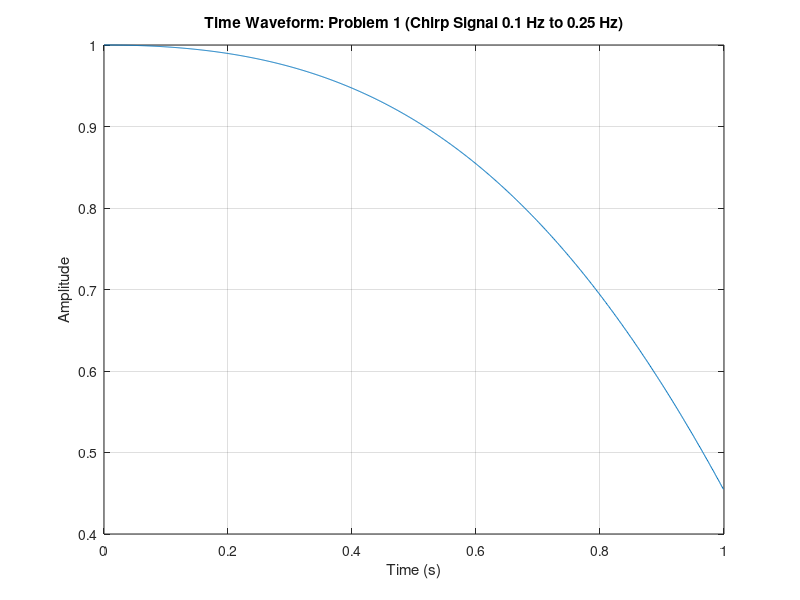
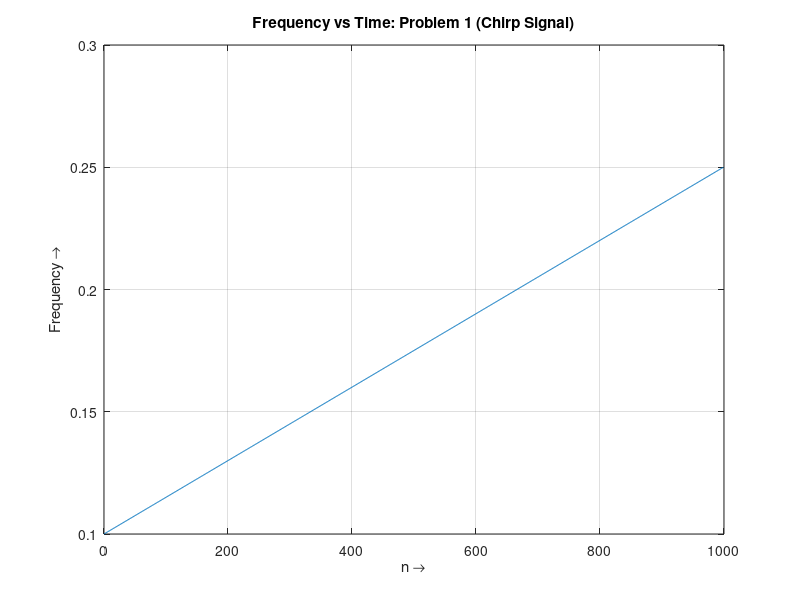

Reproduce these figures in MATLAB, in order. (Note: this script raises an error after producing the figures.)
close all;clear;clc;
%% Parameters
fs = 1000;  % Sampling frequency in Hz
N = 1000;   % Number of samples
n = 0:N-1;  % Time index
A = 1;      % Amplitude of the signal
window_length = 256;  % Length of the window for spectrogram
overlap = 128;  % Overlap for spectrogram
nfft = 512;     % Number of FFT points

% Problem 1: Chirp Signal (Frequency from 0.1 Hz to 0.25 Hz)
f0 = 0.1;  % Start frequency of chirp (Hz)
f1 = 0.25; % End frequency of chirp (Hz)
t = n / fs;  % Time vector in seconds
signal1 = chirp(t, f0, t(end), f1);  % Generate chirp signal

% Plot time waveform for Problem 1 (Chirp Signal)
figure;
plot(t, signal1);
title('Time Waveform: Problem 1 (Chirp Signal 0.1 Hz to 0.25 Hz)');
xlabel('Time (s)');
ylabel('Amplitude');
grid on;

% Plot frequency (f_i[n]) for Problem 1
figure;
f = linspace(0.1, 0.25, N);  % Frequency increases linearly from 0.1 Hz to 0.25 Hz
plot(n, f);
title('Frequency vs Time: Problem 1 (Chirp Signal)');
xlabel('n →');
ylabel('Frequency →');
grid on;

% 2D Spectrogram for Problem 1 (Chirp Signal)
[S1, f1_spect, t1_spect] = custom_spectrogram(signal1, fs, window_length, overlap, nfft);

figure;
imagesc(t1_spect, f1_spect, 10*log10(S1));
axis xy;
title('2D Spectrogram: Problem 1 (Chirp Signal 0.1 Hz to 0.25 Hz)');
xlabel('Time (s)');
ylabel('Frequency (Hz)');
colorbar;

% 3D Spectrogram for Problem 1 (Chirp Signal)
figure;
surf(t1_spect, f1_spect, 10*log10(S1), 'EdgeColor', 'none');
view(60, 45);  % 45 to 65 degree rotation
title('3D Spectrogram: Problem 1 (Chirp Signal 0.1 Hz to 0.25 Hz)');
xlabel('Time (s)');
ylabel('Frequency (Hz)');
zlabel('Power/Frequency (dB/Hz)');
colorbar;
grid on;

% Problem 2: Signal based on phi_i[n] and s[n]
f2 = linspace(0.1, 0.5, N);  % Linear frequency
phi2 = cumsum(f2);  % Compute phi_i[n] as cumulative sum
signal2 = A * cos(2 * pi * phi2);  % Generate signal s[n] = A * cos(2*pi*phi_i[n])

% Plot time waveform for Problem 2
figure;
plot(n, signal2);
title('Time Waveform: Problem 2 (Based on phi_i[n])');
xlabel('n (samples)');
ylabel('Amplitude');
grid on;

% 2D Spectrogram for Problem 2
[S2, f2_spect, t2_spect] = custom_spectrogram(signal2, fs, window_length, overlap, nfft);

figure;
imagesc(t2_spect, f2_spect, 10*log10(S2));
axis xy;
title('2D Spectrogram: Problem 2 (Based on phi_i[n])');
xlabel('Time (s)');
ylabel('Frequency (Hz)');
colorbar;

% 3D Spectrogram for Problem 2
figure;
surf(t2_spect, f2_spect, 10*log10(S2), 'EdgeColor', 'none');
view(65, 50);  % 45 to 65 degree rotation
title('3D Spectrogram: Problem 2 (Based on phi_i[n])');
xlabel('Time (s)');
ylabel('Frequency (Hz)');
zlabel('Power/Frequency (dB/Hz)');
colorbar;
grid on;

%% Problem 2
% Main Program: Plot Waveform, 2D Spectrogram, and Separate 3D Spectrogram for multiple inputs
close all;clear;clc;
% List of input files and their respective sampling frequencies
files = {'Gravitational-Wave.hdf5', ...
         'Speech-Female.wav', ...
         'Speech-Male.mp3', ...
         'dog-bark-1.wav', ...
         'dog-bark-2.wav', ...
         'Perfect-Violin.wav', ...
         'ecg.mat', ...
         'eeg.set'};  % Use the correct '.set' EEG file

% Specify the sampling frequency for each signal. For some files (like wav and mp3), fs will be loaded automatically
fs_values = [4096, ...  % Gravitational Wave (sampling frequency is fixed at 4096 Hz)
             NaN,  ...  % Female Voice (fs will be loaded from the file)
             NaN,  ...  % Male Voice (fs will be loaded from the file)
             NaN,  ...  % Dog Bark 1 (fs will be loaded from the file)
             NaN,  ...  % Dog Bark 2 (fs will be loaded from the file)
             NaN,  ...  % Violin (fs will be loaded from the file)
             500,  ...  % ECG Signal (assumed to be 500 Hz)
             NaN];      % EEG (fs will be loaded from the .set file)

% Parameters for FFT and spectrogram
window_length = 256; % Window size for FFT
noverlap = 128;      % Overlap between successive windows
nfft = 512;          % Number of FFT points

% Loop through each file and process
for i = 1:length(files)
    % Load the signal based on file type (wav, mp3, hdf5, mat, set)
    [signal, fs] = load_signal(files{i}, fs_values(i));
    
    % If the signal is empty, display a message and continue to the next file
    if isempty(signal)
        disp(['Could not load signal for: ', files{i}]);
        continue;
    end

    % Plot Waveform and 2D Spectrogram in the same figure
    figure;
    
    % Plot the time-domain waveform of the signal
    t = (0:length(signal)-1) / fs;  % Time vector based on the sampling frequency
    subplot(2, 1, 1);
    plot(t, signal);  % Plot the waveform
    title(['Waveform of ', files{i}]);  % Title indicates the current file being processed
    xlabel('Time (s)');  % X-axis is time in seconds
    ylabel('Amplitude');  % Y-axis is amplitude of the signal

    % Compute the 2D Spectrogram using the custom spectrogram function
    % This computes the Short-Time Fourier Transform (STFT) of the signal
    [S, f, t_s] = custom_spectrogram(signal, fs, window_length, noverlap, nfft);
    
    % Plot the 2D Spectrogram
    subplot(2, 1, 2);
    imagesc(t_s, f, 10*log10(S));  % Convert the magnitude to dB using 10*log10(S)
    axis xy;  % Ensure the axes are displayed correctly (time on X-axis, frequency on Y-axis)
    title(['2D Spectrogram of ', files{i}]);  % Title indicates the current file's spectrogram
    xlabel('Time (s)');  % X-axis is time in seconds
    ylabel('Frequency (Hz)');  % Y-axis is frequency in Hz
    colorbar;  % Display a colorbar showing the magnitude in dB

    % Create a separate figure for the 3D spectrogram
    figure;
    
    % Plot the 3D Spectrogram
    surf(t_s, f, 10*log10(S), 'EdgeColor', 'none');  % The Z-axis represents magnitude in dB
    axis tight;  % Adjust the axes to fit the data tightly
    
    % Set the view angle between 45 and 65 degrees to enhance the 3D effect
    view(45, 60);
    
    title(['3D Spectrogram of ', files{i}]);  % Title of the 3D spectrogram
    xlabel('Time (s)');  % X-axis is time in seconds
    ylabel('Frequency (Hz)');  % Y-axis is frequency in Hz
    zlabel('Power (dB)');  % Z-axis is the magnitude in decibels
    colorbar;  % Display a colorbar for the Z-axis (magnitude in dB)

    % Pause between each signal (optional, gives time to view the plot before moving on to the next file)
    pause(1);
end


%% Problem 3
close all;clear;clc;
% Main Program: Plot 3D Narrowband and Wideband Spectrograms for multiple inputs

% List of input files and their respective sampling frequencies
files = {'Gravitational-Wave.hdf5', ...
         'Speech-Female.wav', ...
         'Speech-Male.mp3', ...
         'dog-bark-1.wav', ...
         'dog-bark-2.wav', ...
         'Perfect-Violin.wav', ...
         'ecg.mat', ...
         'eeg.set'};  % Use the correct '.set' EEG file

% Sampling frequencies for the corresponding signals
fs_values = [4096, ...  % Gravitational Wave (sampling frequency is fixed at 4096 Hz)
             NaN,  ...  % Female Voice (fs will be loaded from the file)
             NaN,  ...  % Male Voice (fs will be loaded from the file)
             NaN,  ...  % Dog Bark 1 (fs will be loaded from the file)
             NaN,  ...  % Dog Bark 2 (fs will be loaded from the file)
             NaN,  ...  % Violin (fs will be loaded from the file)
             500,  ...  % ECG Signal (assumed sampling frequency, update if necessary)
             NaN];      % EEG sampling frequency (will be loaded from the .set file)

% Parameters for narrowband and wideband spectrograms
narrowband_window_length = 1024;  % Larger window size for better frequency resolution (narrowband)
wideband_window_length = 32;      % Smaller window size for better time resolution (wideband)
noverlap_wideband = 30;           % Increased overlap for wideband spectrogram
noverlap_narrowband = 128;        % Overlap for narrowband
nfft_narrowband = 512;            % FFT size for narrowband spectrogram
nfft_wideband = 256;              % FFT size for wideband spectrogram

% Loop through each file and process
for i = 1:length(files)
    % Load the signal based on file type
    [signal, fs] = load_signal(files{i}, fs_values(i));
    
    if isempty(signal)
        disp(['Could not load signal for: ', files{i}]);
        continue;
    end

    % Plot 3D Narrowband Spectrogram
    figure;
    [S_narrow, f_narrow, t_narrow] = custom_spectrogram(signal, fs, narrowband_window_length, noverlap_narrowband, nfft_narrowband);
    surf(t_narrow, f_narrow, 10*log10(S_narrow), 'EdgeColor', 'none');
    axis tight;
    view(45, 60);  % Set view angle for 3D plot
    title(['3D Narrowband Spectrogram of ', files{i}]);
    xlabel('Time (s)');
    ylabel('Frequency (Hz)');
    zlabel('Power (dB)');
    colorbar;
    
    % Plot 3D Wideband Spectrogram
    figure;
    [S_wide, f_wide, t_wide] = custom_spectrogram(signal, fs, wideband_window_length, noverlap_wideband, nfft_wideband);
    surf(t_wide, f_wide, 10*log10(S_wide), 'EdgeColor', 'none');
    axis tight;
    view(45, 60);  % Set view angle for 3D plot
    title(['3D Wideband Spectrogram of ', files{i}]);
    xlabel('Time (s)');
    ylabel('Frequency (Hz)');
    zlabel('Power (dB)');
    colorbar;
    
    % Pause between each signal (optional)
    pause(1);
end

% Custom function to load signals based on file types
function [signal, fs] = load_signal(filename, fs)
    [~, ~, ext] = fileparts(filename);
    
    switch lower(ext)
        case '.wav'
            [signal, fs] = audioread(filename);  % Read the .wav file
            signal = signal(:,1);  % Take only the first channel in case of stereo

        case '.mp3'
            [signal, fs] = audioread(filename);  % Read the .mp3 file
            signal = signal(:,1);  % Take only the first channel in case of stereo

        case '.hdf5'
            % For gravitational wave data, load the strain dataset
            signal = h5read(filename, '/strain/Strain');  % Load strain data
            fs = 4096;  % The sampling frequency is fixed at 4096 Hz for this dataset

        case '.mat'
            % Load the .mat file (could be ECG or EEG data)
            data = load(filename);  % Load the .mat file into a structure
            disp('Loaded .mat file. Available variables:');
            disp(fieldnames(data));  % Display the variable names in the .mat file
            
            if isfield(data, 'val')  % ECG data case (assuming the variable is 'val')
                signal = double(data.val(:));  % Convert the signal to a column vector
            elseif isfield(data, 'EEG_signal')  % EEG data case (assuming the variable is 'EEG_signal')
                signal = double(data.EEG_signal(:));  % Convert the signal to a column vector
                fs = data.EEG_fs;  % Get the sampling frequency from the .mat file
            else
                error('Signal not found in the .mat file.');
            end

        case '.set'
            % Load EEG data using EEGLAB's pop_loadset function
            EEG = pop_loadset('filename', filename);  % Load the .set file
            signal = EEG.data(1, :);  % Take only the first channel of EEG data
            fs = EEG.srate;  % Get the sampling frequency from the EEG data

        otherwise
            % Unsupported file type
            disp(['Unsupported file type: ', ext]);
            signal = [];
            fs = [];
    end
end

% Custom spectrogram function (based on Short-Time Fourier Transform, STFT)
function [S, f, t] = custom_spectrogram(x, fs, window_length, overlap, nfft)
    % x: input signal
    % fs: sampling frequency
    % window_length: length of the window in samples
    % overlap: number of overlapping samples
    % nfft: number of FFT points

    % Create a Hamming window of the specified length
    window = hamming(window_length);

    % Calculate the hop size (the number of samples between successive windows)
    hop_size = window_length - overlap;

    % Calculate the number of time frames for the spectrogram
    num_frames = floor((length(x) - overlap) / hop_size);

    % Initialize the spectrogram matrix (magnitude of FFT results)
    S = zeros(nfft/2 + 1, num_frames);

    % Loop over each time frame and compute the FFT
    for i = 1:num_frames
        % Extract a frame from the signal (starting at index (i-1)*hop_size)
        start_index = (i-1) * hop_size + 1;
        frame = x(start_index : start_index + window_length - 1);
        
        % Apply the Hamming window to the frame
        windowed_frame = frame .* window;
        
        % Compute the FFT of the windowed frame
        X = fft(windowed_frame, nfft);
        
        % Keep only the positive frequencies and compute the magnitude
        S(:, i) = abs(X(1:nfft/2 + 1));
    end

    % Compute the time and frequency vectors for the spectrogram
    t = (0:num_frames-1) * hop_size / fs;  % Time vector (based on hop size and sampling frequency)
    f = (0:nfft/2) * fs / nfft;  % Frequency vector (based on FFT size and sampling frequency)
end
